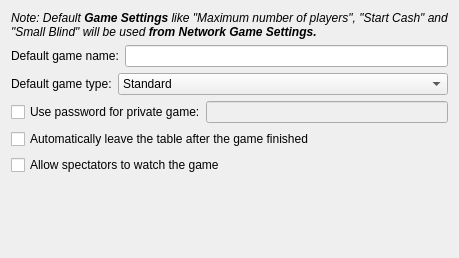
           <widget class="QWidget" name="tab_5">
            <attribute name="title">
             <string>Game</string>
            </attribute>
            <layout class="QGridLayout" name="gridLayout_5">
             <item row="0" column="0">
              <widget class="QLabel" name="label_43">
               <property name="text">
                <string>&lt;html&gt;&lt;head&gt;&lt;meta name=&quot;qrichtext&quot; content=&quot;1&quot; /&gt;&lt;style type=&quot;text/css&quot;&gt;
p, li { white-space: pre-wrap; }
&lt;/style&gt;&lt;/head&gt;&lt;body style=&quot;font-weight:400; font-style:normal;&quot;&gt;
&lt;p style=&quot; margin-top:0px; margin-bottom:0px; margin-left:0px; margin-right:0px; -qt-block-indent:0; text-indent:0px;&quot;&gt;&lt;span style=&quot; font-style:italic;&quot;&gt;Note: Default &lt;/span&gt;&lt;span style=&quot; font-weight:600; font-style:italic;&quot;&gt;Game Settings&lt;/span&gt;&lt;span style=&quot; font-style:italic;&quot;&gt; like &quot;Maximum number of players&quot;, &quot;Start Cash&quot; and &quot;Small Blind&quot; will be used &lt;/span&gt;&lt;span style=&quot; font-weight:600; font-style:italic;&quot;&gt;from Network Game Settings.&lt;/span&gt;&lt;/p&gt;&lt;/body&gt;&lt;/html&gt;</string>
               </property>
               <property name="wordWrap">
                <bool>true</bool>
               </property>
              </widget>
             </item>
             <item row="1" column="0">
              <layout class="QHBoxLayout" name="horizontalLayout_8">
               <item>
                <widget class="QLabel" name="label_23">
                 <property name="text">
                  <string>Default game name:</string>
                 </property>
                </widget>
               </item>
               <item>
                <widget class="QLineEdit" name="lineEdit_internetGameName"/>
               </item>
              </layout>
             </item>
             <item row="2" column="0">
              <layout class="QHBoxLayout" name="horizontalLayout_6">
               <item>
                <widget class="QLabel" name="label_17">
                 <property name="text">
                  <string>Default game type:</string>
                 </property>
                </widget>
               </item>
               <item>
                <widget class="QComboBox" name="comboBox_internetGameType">
                 <property name="sizePolicy">
                  <sizepolicy hsizetype="MinimumExpanding" vsizetype="Fixed">
                   <horstretch>0</horstretch>
                   <verstretch>0</verstretch>
                  </sizepolicy>
                 </property>
                 <item>
                  <property name="text">
                   <string>Standard</string>
                  </property>
                  <property name="icon">
                   <iconset resource="resources/pokerth.qrc">
                    <normaloff>:/gfx/player_play.png</normaloff>:/gfx/player_play.png</iconset>
                  </property>
                 </item>
                 <item>
                  <property name="text">
                   <string>Registered players only</string>
                  </property>
                  <property name="icon">
                   <iconset resource="resources/pokerth.qrc">
                    <normaloff>:/gfx/registered.png</normaloff>:/gfx/registered.png</iconset>
                  </property>
                 </item>
                 <item>
                  <property name="text">
                   <string>Invited players only</string>
                  </property>
                  <property name="icon">
                   <iconset resource="resources/pokerth.qrc">
                    <normaloff>:/gfx/list_add_user.png</normaloff>:/gfx/list_add_user.png</iconset>
                  </property>
                 </item>
                 <item>
                  <property name="text">
                   <string>Ranking game</string>
                  </property>
                  <property name="icon">
                   <iconset resource="resources/pokerth.qrc">
                    <normaloff>:/gfx/cup.png</normaloff>:/gfx/cup.png</iconset>
                  </property>
                 </item>
                </widget>
               </item>
              </layout>
             </item>
             <item row="3" column="0">
              <layout class="QHBoxLayout" name="horizontalLayout_2">
               <property name="spacing">
                <number>0</number>
               </property>
               <item>
                <widget class="QCheckBox" name="checkBox_UseInternetGamePassword">
                 <property name="text">
                  <string>Use password for private game:</string>
                 </property>
                 <property name="icon">
                  <iconset resource="resources/pokerth.qrc">
                   <normaloff>:/gfx/lock.png</normaloff>:/gfx/lock.png</iconset>
                 </property>
                </widget>
               </item>
               <item>
                <widget class="QLineEdit" name="lineEdit_InternetGamePassword">
                 <property name="enabled">
                  <bool>false</bool>
                 </property>
                 <property name="echoMode">
                  <enum>QLineEdit::Password</enum>
                 </property>
                </widget>
               </item>
              </layout>
             </item>
             <item row="6" column="0">
              <spacer name="spacer">
               <property name="orientation">
                <enum>Qt::Vertical</enum>
               </property>
               <property name="sizeHint" stdset="0">
                <size>
                 <width>437</width>
                 <height>72</height>
                </size>
               </property>
              </spacer>
             </item>
             <item row="4" column="0">
              <widget class="QCheckBox" name="checkBox_InetGame_AutoLeaveTheTableAfterGameFinished">
               <property name="text">
                <string>Automatically leave the table after the game finished</string>
               </property>
              </widget>
             </item>
             <item row="5" column="0">
              <widget class="QCheckBox" name="checkBox_allowSpectators">
               <property name="text">
                <string>Allow spectators to watch the game</string>
               </property>
              </widget>
             </item>
            </layout>
           </widget>
